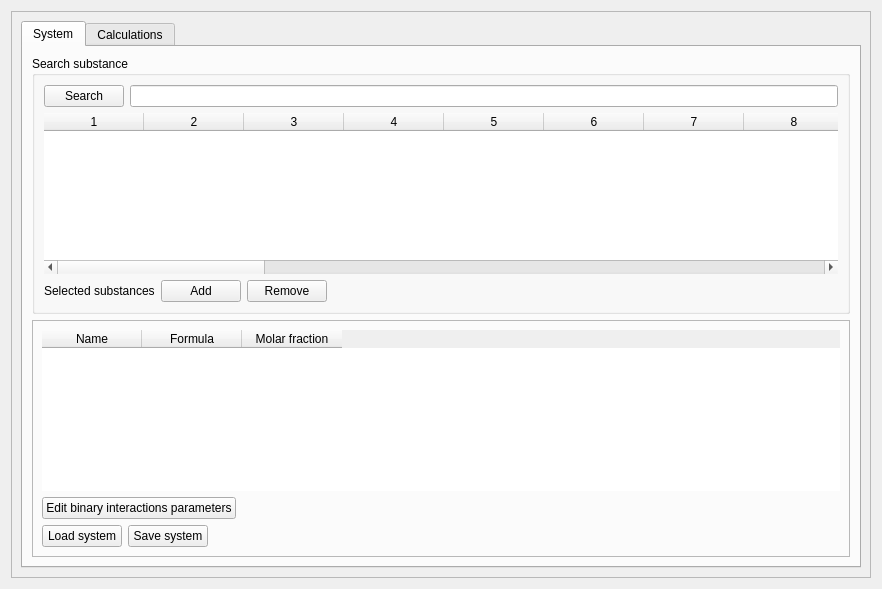
<?xml version="1.0" encoding="UTF-8"?>
<ui version="4.0">
 <class>MixtureCalculationWindow</class>
 <widget class="QWidget" name="MixtureCalculationWindow">
  <property name="windowModality">
   <enum>Qt::ApplicationModal</enum>
  </property>
  <property name="geometry">
   <rect>
    <x>0</x>
    <y>0</y>
    <width>882</width>
    <height>589</height>
   </rect>
  </property>
  <property name="windowTitle">
   <string>Mixture properties calculation</string>
  </property>
  <layout class="QGridLayout" name="gridLayout">
   <item row="0" column="0">
    <widget class="QScrollArea" name="scrollArea">
     <property name="widgetResizable">
      <bool>true</bool>
     </property>
     <widget class="QWidget" name="scrollAreaWidgetContents">
      <property name="geometry">
       <rect>
        <x>0</x>
        <y>0</y>
        <width>862</width>
        <height>569</height>
       </rect>
      </property>
      <layout class="QGridLayout" name="gridLayout_2">
       <item row="0" column="0">
        <widget class="QTabWidget" name="tabWidget">
         <property name="tabPosition">
          <enum>QTabWidget::North</enum>
         </property>
         <property name="tabShape">
          <enum>QTabWidget::Rounded</enum>
         </property>
         <property name="currentIndex">
          <number>0</number>
         </property>
         <property name="elideMode">
          <enum>Qt::ElideNone</enum>
         </property>
         <widget class="QWidget" name="tabSystem">
          <attribute name="title">
           <string>System</string>
          </attribute>
          <layout class="QGridLayout" name="gridLayout_5">
           <item row="1" column="0">
            <widget class="QFrame" name="frame">
             <property name="frameShape">
              <enum>QFrame::StyledPanel</enum>
             </property>
             <property name="frameShadow">
              <enum>QFrame::Raised</enum>
             </property>
             <layout class="QGridLayout" name="gridLayout_4">
              <item row="0" column="0" colspan="4">
               <widget class="QTableWidget" name="tableWidget_MixtureSystem">
                <property name="minimumSize">
                 <size>
                  <width>400</width>
                  <height>150</height>
                 </size>
                </property>
                <property name="frameShape">
                 <enum>QFrame::NoFrame</enum>
                </property>
                <property name="frameShadow">
                 <enum>QFrame::Plain</enum>
                </property>
                <property name="alternatingRowColors">
                 <bool>true</bool>
                </property>
                <property name="selectionMode">
                 <enum>QAbstractItemView::SingleSelection</enum>
                </property>
                <property name="selectionBehavior">
                 <enum>QAbstractItemView::SelectItems</enum>
                </property>
                <property name="showGrid">
                 <bool>false</bool>
                </property>
                <property name="rowCount">
                 <number>0</number>
                </property>
                <property name="columnCount">
                 <number>3</number>
                </property>
                <column>
                 <property name="text">
                  <string>Name</string>
                 </property>
                </column>
                <column>
                 <property name="text">
                  <string>Formula</string>
                 </property>
                </column>
                <column>
                 <property name="text">
                  <string>Molar fraction</string>
                 </property>
                </column>
               </widget>
              </item>
              <item row="1" column="0" colspan="3">
               <widget class="QPushButton" name="btn_EditBIParameters">
                <property name="text">
                 <string>Edit binary interactions parameters</string>
                </property>
               </widget>
              </item>
              <item row="1" column="3">
               <spacer name="horizontalSpacer_3">
                <property name="orientation">
                 <enum>Qt::Horizontal</enum>
                </property>
                <property name="sizeHint" stdset="0">
                 <size>
                  <width>40</width>
                  <height>20</height>
                 </size>
                </property>
               </spacer>
              </item>
              <item row="2" column="0">
               <widget class="QPushButton" name="btn_LoadSystem">
                <property name="maximumSize">
                 <size>
                  <width>80</width>
                  <height>16777215</height>
                 </size>
                </property>
                <property name="text">
                 <string>Load system</string>
                </property>
               </widget>
              </item>
              <item row="2" column="1">
               <widget class="QPushButton" name="btn_SaveSystem">
                <property name="maximumSize">
                 <size>
                  <width>80</width>
                  <height>16777215</height>
                 </size>
                </property>
                <property name="text">
                 <string>Save system</string>
                </property>
               </widget>
              </item>
              <item row="2" column="2" colspan="2">
               <spacer name="horizontalSpacer_2">
                <property name="orientation">
                 <enum>Qt::Horizontal</enum>
                </property>
                <property name="sizeHint" stdset="0">
                 <size>
                  <width>510</width>
                  <height>20</height>
                 </size>
                </property>
               </spacer>
              </item>
             </layout>
            </widget>
           </item>
           <item row="0" column="0">
            <widget class="QGroupBox" name="groupBox_searchSubstance">
             <property name="minimumSize">
              <size>
               <width>0</width>
               <height>100</height>
              </size>
             </property>
             <property name="maximumSize">
              <size>
               <width>167772</width>
               <height>16777215</height>
              </size>
             </property>
             <property name="title">
              <string>Search substance</string>
             </property>
             <layout class="QGridLayout" name="gridLayout_3">
              <item row="0" column="1" colspan="4">
               <widget class="QLineEdit" name="le_searchSubstance">
                <property name="sizePolicy">
                 <sizepolicy hsizetype="Fixed" vsizetype="Expanding">
                  <horstretch>0</horstretch>
                  <verstretch>0</verstretch>
                 </sizepolicy>
                </property>
                <property name="maximumSize">
                 <size>
                  <width>160000</width>
                  <height>23</height>
                 </size>
                </property>
                <property name="text">
                 <string/>
                </property>
               </widget>
              </item>
              <item row="2" column="4">
               <spacer name="horizontalSpacer">
                <property name="orientation">
                 <enum>Qt::Horizontal</enum>
                </property>
                <property name="sizeHint" stdset="0">
                 <size>
                  <width>406</width>
                  <height>20</height>
                 </size>
                </property>
               </spacer>
              </item>
              <item row="2" column="0" colspan="2">
               <widget class="QLabel" name="label">
                <property name="text">
                 <string>Selected substances</string>
                </property>
               </widget>
              </item>
              <item row="0" column="0">
               <widget class="QPushButton" name="btn_searchSubstance">
                <property name="sizePolicy">
                 <sizepolicy hsizetype="Minimum" vsizetype="Fixed">
                  <horstretch>0</horstretch>
                  <verstretch>0</verstretch>
                 </sizepolicy>
                </property>
                <property name="text">
                 <string>Search</string>
                </property>
               </widget>
              </item>
              <item row="2" column="2">
               <widget class="QPushButton" name="btn_Add">
                <property name="text">
                 <string>Add</string>
                </property>
               </widget>
              </item>
              <item row="2" column="3">
               <widget class="QPushButton" name="btn_Remove">
                <property name="text">
                 <string>Remove</string>
                </property>
               </widget>
              </item>
              <item row="1" column="0" colspan="5">
               <widget class="QTableWidget" name="tableWidget_searchSubstance">
                <property name="minimumSize">
                 <size>
                  <width>400</width>
                  <height>150</height>
                 </size>
                </property>
                <property name="frameShape">
                 <enum>QFrame::NoFrame</enum>
                </property>
                <property name="frameShadow">
                 <enum>QFrame::Plain</enum>
                </property>
                <property name="editTriggers">
                 <set>QAbstractItemView::NoEditTriggers</set>
                </property>
                <property name="alternatingRowColors">
                 <bool>true</bool>
                </property>
                <property name="selectionMode">
                 <enum>QAbstractItemView::SingleSelection</enum>
                </property>
                <property name="selectionBehavior">
                 <enum>QAbstractItemView::SelectRows</enum>
                </property>
                <property name="showGrid">
                 <bool>false</bool>
                </property>
                <property name="rowCount">
                 <number>0</number>
                </property>
                <property name="columnCount">
                 <number>26</number>
                </property>
                <column/>
                <column/>
                <column/>
                <column/>
                <column/>
                <column/>
                <column/>
                <column/>
                <column/>
                <column/>
                <column/>
                <column/>
                <column/>
                <column/>
                <column/>
                <column/>
                <column/>
                <column/>
                <column/>
                <column/>
                <column/>
                <column/>
                <column/>
                <column/>
                <column/>
                <column/>
               </widget>
              </item>
             </layout>
            </widget>
           </item>
          </layout>
         </widget>
         <widget class="QWidget" name="tabCalculations">
          <attribute name="title">
           <string>Calculations</string>
          </attribute>
          <layout class="QGridLayout" name="gridLayout_11">
           <item row="0" column="0">
            <widget class="QFrame" name="frame_input">
             <property name="minimumSize">
              <size>
               <width>200</width>
               <height>0</height>
              </size>
             </property>
             <property name="maximumSize">
              <size>
               <width>400</width>
               <height>16777215</height>
              </size>
             </property>
             <property name="frameShape">
              <enum>QFrame::StyledPanel</enum>
             </property>
             <property name="frameShadow">
              <enum>QFrame::Raised</enum>
             </property>
             <layout class="QGridLayout" name="gridLayout_6">
              <item row="0" column="0">
               <widget class="QGroupBox" name="groupBox_EOS">
                <property name="minimumSize">
                 <size>
                  <width>0</width>
                  <height>100</height>
                 </size>
                </property>
                <property name="title">
                 <string>Equation of state</string>
                </property>
                <layout class="QGridLayout" name="gridLayout_7">
                 <item row="0" column="0">
                  <widget class="QListWidget" name="listWidget_eos_options">
                   <property name="editTriggers">
                    <set>QAbstractItemView::NoEditTriggers</set>
                   </property>
                   <property name="alternatingRowColors">
                    <bool>true</bool>
                   </property>
                   <property name="selectionBehavior">
                    <enum>QAbstractItemView::SelectRows</enum>
                   </property>
                   <property name="viewMode">
                    <enum>QListView::ListMode</enum>
                   </property>
                  </widget>
                 </item>
                </layout>
               </widget>
              </item>
              <item row="1" column="0">
               <widget class="QGroupBox" name="groupBox_processVariables">
                <property name="minimumSize">
                 <size>
                  <width>0</width>
                  <height>0</height>
                 </size>
                </property>
                <property name="maximumSize">
                 <size>
                  <width>16777215</width>
                  <height>55</height>
                 </size>
                </property>
                <property name="title">
                 <string>Process variables</string>
                </property>
                <layout class="QGridLayout" name="gridLayout_8">
                 <item row="0" column="0">
                  <layout class="QHBoxLayout" name="horizontalLayout">
                   <item>
                    <widget class="QLabel" name="label_2">
                     <property name="text">
                      <string>T</string>
                     </property>
                    </widget>
                   </item>
                   <item>
                    <widget class="QLineEdit" name="le_procT">
                     <property name="inputMethodHints">
                      <set>Qt::ImhDigitsOnly|Qt::ImhPreferNumbers</set>
                     </property>
                     <property name="text">
                      <string>150</string>
                     </property>
                    </widget>
                   </item>
                   <item>
                    <widget class="QComboBox" name="comboBox_procTunit"/>
                   </item>
                  </layout>
                 </item>
                 <item row="0" column="1">
                  <layout class="QHBoxLayout" name="horizontalLayout_2">
                   <item>
                    <widget class="QLabel" name="label_3">
                     <property name="text">
                      <string>P</string>
                     </property>
                    </widget>
                   </item>
                   <item>
                    <widget class="QLineEdit" name="le_procP">
                     <property name="text">
                      <string>1</string>
                     </property>
                    </widget>
                   </item>
                   <item>
                    <widget class="QComboBox" name="comboBox_procPunit"/>
                   </item>
                  </layout>
                 </item>
                </layout>
               </widget>
              </item>
              <item row="2" column="0">
               <widget class="QGroupBox" name="groupBox_refVariables">
                <property name="minimumSize">
                 <size>
                  <width>0</width>
                  <height>0</height>
                 </size>
                </property>
                <property name="maximumSize">
                 <size>
                  <width>16777215</width>
                  <height>55</height>
                 </size>
                </property>
                <property name="title">
                 <string>Reference variables</string>
                </property>
                <layout class="QGridLayout" name="gridLayout_9">
                 <item row="0" column="0">
                  <layout class="QHBoxLayout" name="horizontalLayout_3">
                   <item>
                    <widget class="QLabel" name="label_4">
                     <property name="text">
                      <string>T</string>
                     </property>
                    </widget>
                   </item>
                   <item>
                    <widget class="QLineEdit" name="le_refT">
                     <property name="inputMethodHints">
                      <set>Qt::ImhDigitsOnly|Qt::ImhPreferNumbers</set>
                     </property>
                     <property name="text">
                      <string>300</string>
                     </property>
                    </widget>
                   </item>
                   <item>
                    <widget class="QComboBox" name="comboBox_refTunit"/>
                   </item>
                  </layout>
                 </item>
                 <item row="0" column="1">
                  <layout class="QHBoxLayout" name="horizontalLayout_4">
                   <item>
                    <widget class="QLabel" name="label_5">
                     <property name="text">
                      <string>P</string>
                     </property>
                    </widget>
                   </item>
                   <item>
                    <widget class="QLineEdit" name="le_refP">
                     <property name="text">
                      <string>1</string>
                     </property>
                    </widget>
                   </item>
                   <item>
                    <widget class="QComboBox" name="comboBox_refPunit"/>
                   </item>
                  </layout>
                 </item>
                </layout>
               </widget>
              </item>
              <item row="3" column="0">
               <widget class="QFrame" name="frame_2">
                <property name="minimumSize">
                 <size>
                  <width>0</width>
                  <height>0</height>
                 </size>
                </property>
                <property name="maximumSize">
                 <size>
                  <width>16777215</width>
                  <height>70</height>
                 </size>
                </property>
                <property name="frameShape">
                 <enum>QFrame::StyledPanel</enum>
                </property>
                <property name="frameShadow">
                 <enum>QFrame::Raised</enum>
                </property>
                <layout class="QGridLayout" name="gridLayout_10">
                 <item row="2" column="1">
                  <widget class="QPushButton" name="btn_units">
                   <property name="text">
                    <string>Units</string>
                   </property>
                  </widget>
                 </item>
                 <item row="2" column="0">
                  <widget class="QPushButton" name="btn_calculate">
                   <property name="sizePolicy">
                    <sizepolicy hsizetype="Minimum" vsizetype="Minimum">
                     <horstretch>0</horstretch>
                     <verstretch>0</verstretch>
                    </sizepolicy>
                   </property>
                   <property name="font">
                    <font>
                     <pointsize>10</pointsize>
                     <weight>75</weight>
                     <bold>true</bold>
                     <underline>false</underline>
                     <kerning>true</kerning>
                    </font>
                   </property>
                   <property name="text">
                    <string>Calculate</string>
                   </property>
                  </widget>
                 </item>
                 <item row="3" column="0">
                  <widget class="QPushButton" name="btn_VLE">
                   <property name="text">
                    <string>Vapor-liquid Equilibrium</string>
                   </property>
                  </widget>
                 </item>
                 <item row="3" column="1">
                  <widget class="QPushButton" name="btn_savetxt">
                   <property name="text">
                    <string>Save to txt</string>
                   </property>
                  </widget>
                 </item>
                </layout>
               </widget>
              </item>
             </layout>
            </widget>
           </item>
           <item row="0" column="1">
            <widget class="QFrame" name="frame_results">
             <property name="minimumSize">
              <size>
               <width>300</width>
               <height>0</height>
              </size>
             </property>
             <property name="frameShape">
              <enum>QFrame::StyledPanel</enum>
             </property>
             <property name="frameShadow">
              <enum>QFrame::Raised</enum>
             </property>
             <layout class="QVBoxLayout" name="verticalLayout">
              <item>
               <widget class="QGroupBox" name="groupBox_information">
                <property name="minimumSize">
                 <size>
                  <width>0</width>
                  <height>115</height>
                 </size>
                </property>
                <property name="maximumSize">
                 <size>
                  <width>16777215</width>
                  <height>250</height>
                 </size>
                </property>
                <property name="title">
                 <string>Information</string>
                </property>
                <layout class="QGridLayout" name="gridLayout_12">
                 <item row="0" column="0">
                  <widget class="QPlainTextEdit" name="plainTextEdit_information">
                   <property name="minimumSize">
                    <size>
                     <width>0</width>
                     <height>0</height>
                    </size>
                   </property>
                   <property name="maximumSize">
                    <size>
                     <width>16777215</width>
                     <height>16777215</height>
                    </size>
                   </property>
                   <property name="frameShape">
                    <enum>QFrame::StyledPanel</enum>
                   </property>
                   <property name="readOnly">
                    <bool>true</bool>
                   </property>
                  </widget>
                 </item>
                </layout>
               </widget>
              </item>
              <item>
               <widget class="QGroupBox" name="groupBox_results">
                <property name="minimumSize">
                 <size>
                  <width>0</width>
                  <height>200</height>
                 </size>
                </property>
                <property name="title">
                 <string>Results</string>
                </property>
                <layout class="QGridLayout" name="gridLayout_13">
                 <item row="0" column="0">
                  <widget class="QTableWidget" name="tableWidget_results">
                   <property name="horizontalScrollBarPolicy">
                    <enum>Qt::ScrollBarAsNeeded</enum>
                   </property>
                   <property name="sizeAdjustPolicy">
                    <enum>QAbstractScrollArea::AdjustToContents</enum>
                   </property>
                   <property name="editTriggers">
                    <set>QAbstractItemView::NoEditTriggers</set>
                   </property>
                   <property name="alternatingRowColors">
                    <bool>false</bool>
                   </property>
                   <property name="textElideMode">
                    <enum>Qt::ElideLeft</enum>
                   </property>
                   <property name="rowCount">
                    <number>0</number>
                   </property>
                   <property name="columnCount">
                    <number>0</number>
                   </property>
                   <attribute name="horizontalHeaderCascadingSectionResizes">
                    <bool>true</bool>
                   </attribute>
                   <attribute name="horizontalHeaderDefaultSectionSize">
                    <number>35</number>
                   </attribute>
                   <attribute name="horizontalHeaderMinimumSectionSize">
                    <number>0</number>
                   </attribute>
                   <attribute name="verticalHeaderCascadingSectionResizes">
                    <bool>true</bool>
                   </attribute>
                   <attribute name="verticalHeaderDefaultSectionSize">
                    <number>21</number>
                   </attribute>
                   <attribute name="verticalHeaderMinimumSectionSize">
                    <number>0</number>
                   </attribute>
                  </widget>
                 </item>
                </layout>
               </widget>
              </item>
              <item>
               <widget class="QGroupBox" name="groupBox__log">
                <property name="minimumSize">
                 <size>
                  <width>0</width>
                  <height>150</height>
                 </size>
                </property>
                <property name="maximumSize">
                 <size>
                  <width>16777215</width>
                  <height>250</height>
                 </size>
                </property>
                <property name="title">
                 <string>Log</string>
                </property>
                <layout class="QGridLayout" name="gridLayout_14">
                 <item row="0" column="0">
                  <widget class="QPlainTextEdit" name="plainTextEdit_log">
                   <property name="maximumSize">
                    <size>
                     <width>16777215</width>
                     <height>166777</height>
                    </size>
                   </property>
                   <property name="readOnly">
                    <bool>true</bool>
                   </property>
                  </widget>
                 </item>
                </layout>
               </widget>
              </item>
             </layout>
            </widget>
           </item>
          </layout>
         </widget>
        </widget>
       </item>
      </layout>
     </widget>
    </widget>
   </item>
  </layout>
 </widget>
 <resources/>
 <connections>
  <connection>
   <sender>le_searchSubstance</sender>
   <signal>returnPressed()</signal>
   <receiver>btn_searchSubstance</receiver>
   <slot>click()</slot>
   <hints>
    <hint type="sourcelabel">
     <x>181</x>
     <y>86</y>
    </hint>
    <hint type="destinationlabel">
     <x>85</x>
     <y>85</y>
    </hint>
   </hints>
  </connection>
  <connection>
   <sender>tableWidget_searchSubstance</sender>
   <signal>itemDoubleClicked(QTableWidgetItem*)</signal>
   <receiver>btn_Add</receiver>
   <slot>click()</slot>
   <hints>
    <hint type="sourcelabel">
     <x>211</x>
     <y>178</y>
    </hint>
    <hint type="destinationlabel">
     <x>176</x>
     <y>293</y>
    </hint>
   </hints>
  </connection>
 </connections>
</ui>
